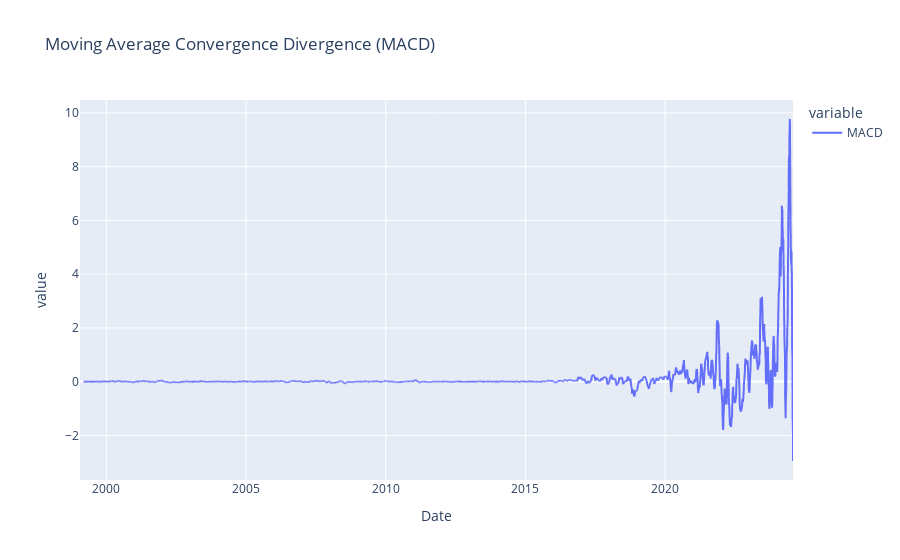

The cell this chart's notebook holds for it:
### Code cell
plot.plot_macd(data)

### Figure 1 — Plotly figure (JSON) as saved in the notebook; plotly's stock layout.template omitted (floating-point values rounded to 4 significant figures; data arrays with more than 128 entries replaced by an {"elided": "..."} marker saying what was removed)
{"data": [{"hovertemplate": "variable=MACD<br>Date=%{x}<br>value=%{y}<extra></extra>", "legendgroup": "MACD", "line": {"color": "#636efa", "dash": "solid"}, "marker": {"symbol": "circle"}, "mode": "lines", "name": "MACD", "showlegend": true, "type": "scattergl", "x": {"elided": "6421 str values"}, "xaxis": "x", "y": {"elided": "6421 float values"}, "yaxis": "y"}], "layout": {"legend": {"title": {"text": "variable"}, "tracegroupgap": 0}, "title": {"text": "Moving Average Convergence Divergence (MACD)"}, "xaxis": {"anchor": "y", "domain": [0, 1], "title": {"text": "Date"}}, "yaxis": {"anchor": "x", "domain": [0, 1], "title": {"text": "value"}}}}
